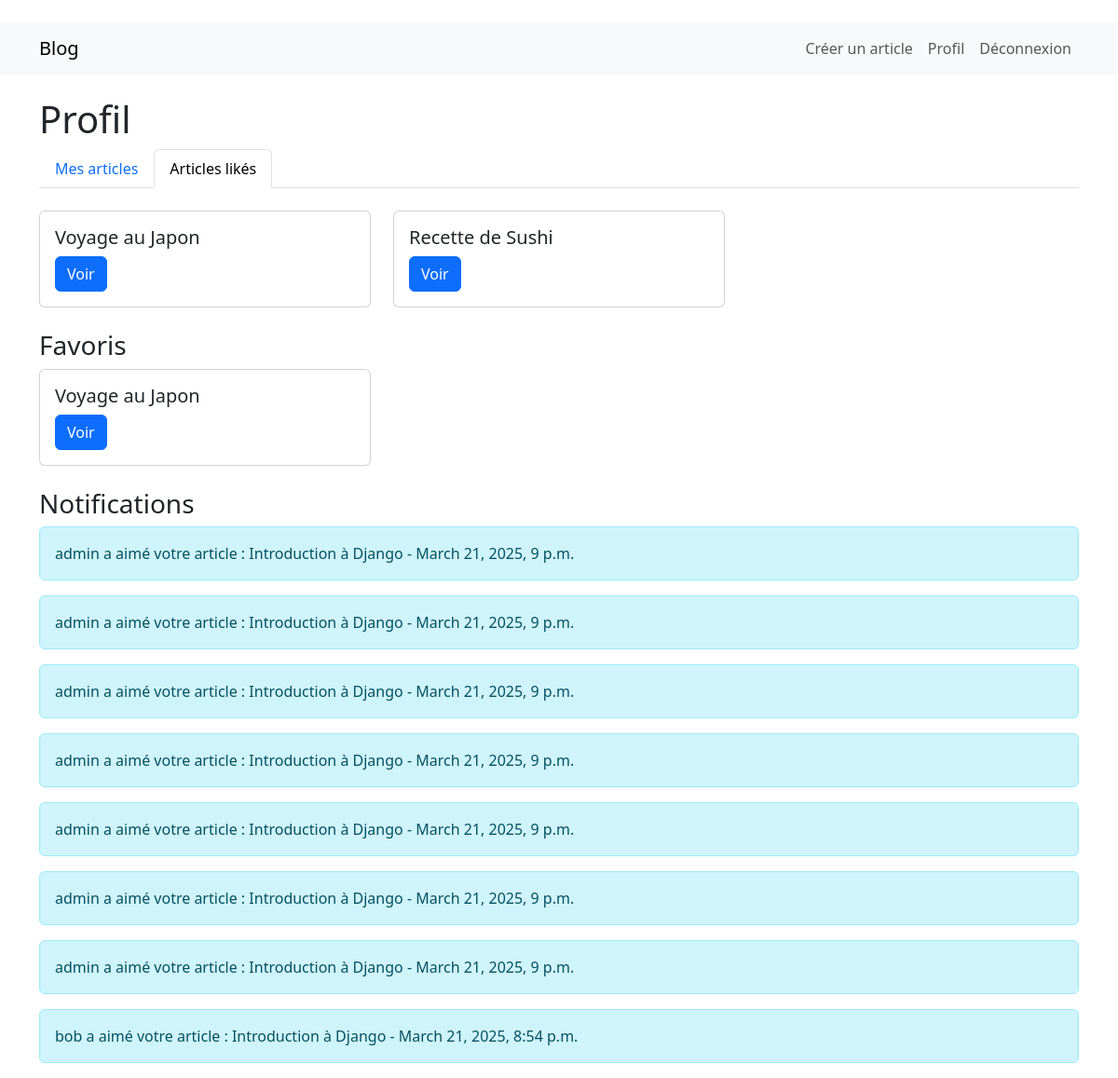
Page /profile/?tab=likes (signed in) on the committed database.
### blog/models.py (models this page shows, shortened)
class Article(models.Model):
    title = models.CharField(max_length=200)
    content = models.TextField()
    author = models.ForeignKey(User, on_delete=models.CASCADE)
    category = models.ForeignKey(Category, on_delete=models.SET_NULL, null=True)
    tags = models.ManyToManyField(Tag)
    created_at = models.DateTimeField(auto_now_add=True)
    updated_at = models.DateTimeField(auto_now=True)
    views = models.PositiveIntegerField(default=0)
    likes = models.ManyToManyField(User, related_name='liked_articles', blank=True)

class Favorite(models.Model):
    user = models.ForeignKey(User, on_delete=models.CASCADE)
    article = models.ForeignKey(Article, on_delete=models.CASCADE)
    class Meta:
        unique_together = ('user', 'article')

class Notification(models.Model):
    user = models.ForeignKey(User, on_delete=models.CASCADE)
    message = models.CharField(max_length=255)
    created_at = models.DateTimeField(auto_now_add=True)
    is_read = models.BooleanField(default=False)

### blog/views.py (the view)
# urls.py: path('profile/', views.user_profile, name='profile'),
@login_required
def user_profile(request):
    tab = request.GET.get('tab', 'articles')
    if tab == 'likes':
        articles = request.user.liked_articles.all()
    else:
        articles = Article.objects.filter(author=request.user)
    favorites = Favorite.objects.filter(user=request.user).select_related('article')
    notifications = Notification.objects.filter(user=request.user).order_by('-created_at')
    return render(request, 'blog/profile.html', {
        'articles': articles,
        'favorites': favorites,
        'notifications': notifications,
        'tab': tab,
    })

### blog/templates/blog/profile.html
﻿{% extends 'blog/base.html' %}
{% block content %}
    <h1>Profil</h1>
    <ul class="nav nav-tabs mb-4">
        <li class="nav-item">
            <a class="nav-link {% if tab == 'articles' %}active{% endif %}" href="?tab=articles">Mes articles</a>
        </li>
        <li class="nav-item">
            <a class="nav-link {% if tab == 'likes' %}active{% endif %}" href="?tab=likes">Articles likés</a>
        </li>
    </ul>
    <div class="row">
        {% for article in articles %}
            <div class="col-md-4 mb-4">
                <div class="card">
                    <div class="card-body">
                        <h5 class="card-title">{{ article.title }}</h5>
                        <a href="{% url 'article_detail' article.id %}" class="btn btn-primary">Voir</a>
                    </div>
                </div>
            </div>
        {% empty %}
            <p>Aucun article.</p>
        {% endfor %}
    </div>
    <h3>Favoris</h3>
    <div class="row">
        {% for favorite in favorites %}
            <div class="col-md-4 mb-4">
                <div class="card">
                    <div class="card-body">
                        <h5 class="card-title">{{ favorite.article.title }}</h5>
                        <a href="{% url 'article_detail' favorite.article.id %}" class="btn btn-primary">Voir</a>
                    </div>
                </div>
            </div>
        {% empty %}
            <p>Aucun favori.</p>
        {% endfor %}
    </div>
    <h3>Notifications</h3>
    {% for notification in notifications %}
        <div class="alert alert-{% if notification.is_read %}secondary{% else %}info{% endif %}">
            {{ notification.message }} - {{ notification.created_at }}
        </div>
    {% empty %}
        <p>Aucune notification.</p>
    {% endfor %}
{% endblock %}

### rows in the picture
Article: title "Voyage au Japon"
Article: title "Recette de Sushi"
Favorite: article "Voyage au Japon"
Notification: message "admin a aimé votre article : Introduction à Django", created_at "March 21, 2025, 9 p.m."
Notification: message "admin a aimé votre article : Introduction à Django", created_at "March 21, 2025, 9 p.m."
Notification: message "admin a aimé votre article : Introduction à Django", created_at "March 21, 2025, 9 p.m."
Notification: message "admin a aimé votre article : Introduction à Django", created_at "March 21, 2025, 9 p.m."
Notification: message "admin a aimé votre article : Introduction à Django", created_at "March 21, 2025, 9 p.m."
Notification: message "admin a aimé votre article : Introduction à Django", created_at "March 21, 2025, 9 p.m."
Notification: message "admin a aimé votre article : Introduction à Django", created_at "March 21, 2025, 9 p.m."
Notification: message "bob a aimé votre article : Introduction à Django", created_at "March 21, 2025, 8:54 p.m."
